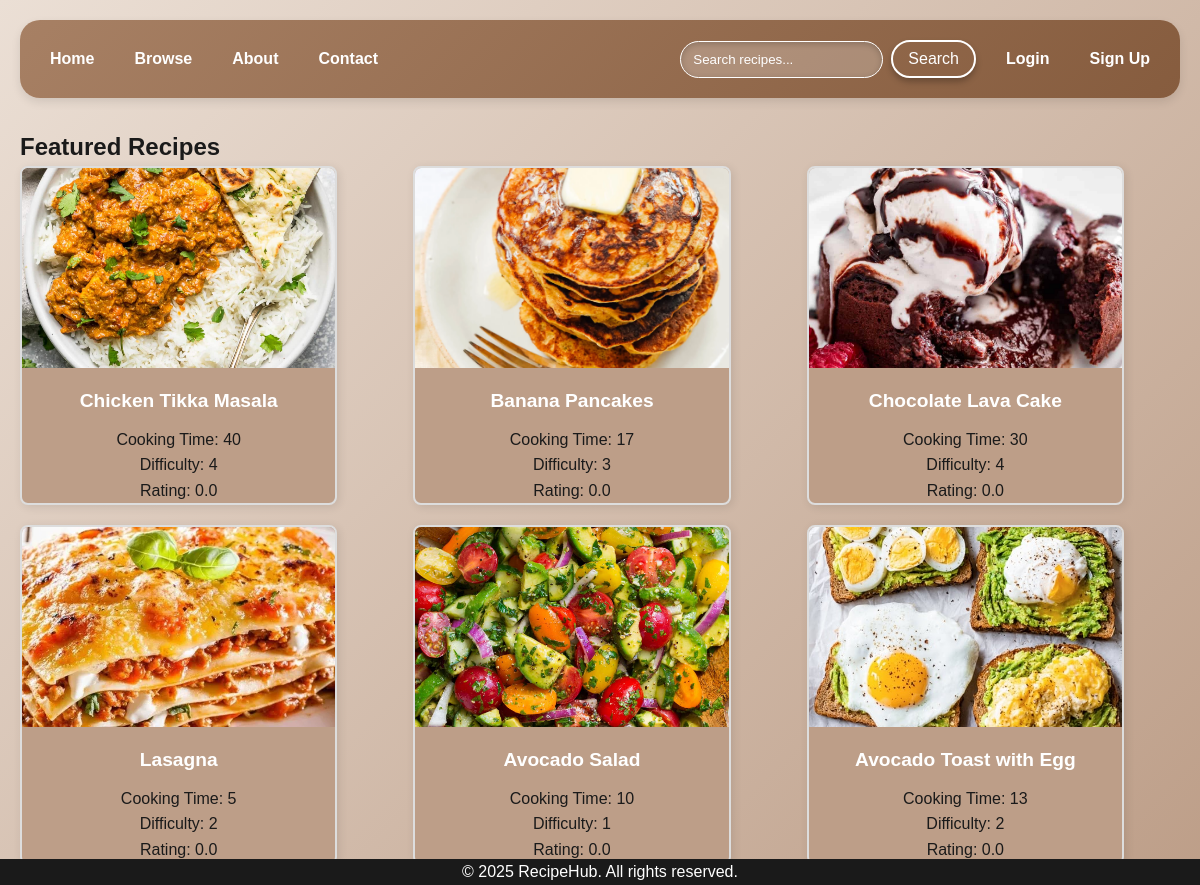
The page / on the database its author committed.
### website/models.py (models this page shows)
class Recipe(db.Model):
    __tablename__ = 'recipes'
    id = db.Column(db.String(36), primary_key=True, default=lambda: str(uuid.uuid4()))
    user_id = db.Column(db.String(36), db.ForeignKey('users.id'))
    title = db.Column(db.String(150), nullable=False)
    image = db.Column(db.String(250))
    cooking_time = db.Column(db.String(150))
    difficulty = db.Column(db.Integer)
    rating = db.Column(db.Float)
    instructions = db.Column(db.Text)
    created = db.Column(db.DateTime, default=datetime.datetime.utcnow)
    user = db.relationship('User', back_populates='recipes')
    tags = db.relationship('Tag', secondary=recipe_tags, back_populates='recipes')

### website/views.py (the view)
@views.route('/')
def home():
    all_recipes = Recipe.query.all()
    random_recipes = random.sample(all_recipes, min(len(all_recipes), 6))
    return render_template("home.html", recipes=random_recipes, session=session)

### website/templates/home.html
{% extends "index.html" %}
{% block styles %}
<link rel="stylesheet" type="text/css" href="{{ url_for('static', filename='css/home.css') }}">
{% endblock %}
{% block content %}
<div>
    <section id="featured">
        <h2>Featured Recipes</h2>
        <div class="recipes">
            {% if recipes %}
                {% for recipe in recipes %}
                    <div class="recipe-card">
                        <a href="{{ url_for('views.recipe_detail', recipe_id=recipe.id) }}">
                            <img src="{{ url_for('static', filename=recipe.image) }}" alt="{{ recipe.title }}">
                            <h3>{{ recipe.title }}</h3>
                        </a>
                        <p>Cooking Time: {{ recipe.cooking_time }}</p>
                        <p>Difficulty: {{ recipe.difficulty }}</p>
                        <p>Rating: {{ recipe.rating }}</p>
                    </div>
                {% endfor %}
            {% else %}
                <p>No recipes available.</p>
            {% endif %}
        </div>
    </section>
</div>
{% endblock %}

### website/static/css/index.css (style rules this page uses)
:root { --primary-color: #ff6b6b; --secondary-color: #1a1a1a; --accent-color: #f7f7f7; --bg-gradient: linear-gradient(135deg, #a78064 0%, #865c3e 100%); --bg-gradient2: linear-gradient(135deg, #ebdfd5 0%, #bd9e88 100%); --bg-color: #e4cebc; --font-family: 'Montserrat', sans-serif; --transition-speed: 0.3s; --border-radius: 20px; --box-background:rgba(255, 255, 255, 0.25); --text-box-background:rgba(255, 255, 255, 0.75); --text-color-main: white; --text-color-second: grey; }
* { margin: 0; padding: 0; box-sizing: border-box; }
html { background: var(--bg-gradient2); background-size: cover; background-attachment: fixed; height: auto; }
body { font-family: var(--font-family); color: var(--secondary-color); line-height: 1.6; padding: 20px; overflow-y: auto; }

### website/static/css/home.css (style rules this page uses)
.recipes { display: grid; grid-template-columns: repeat(3, 1fr); gap: 20px; justify-content: center; }
.recipe-card { width: 85%; border: 2px solid #ddd; border-radius: 8px; overflow: hidden; box-shadow: 2px 2px 10px rgba(0,0,0,0.1); text-align: center; background-color: #bd9e88 ; }
.recipe-card img { width: 100%; height: 200px; object-fit: cover; }
.recipe-card h3 { font-size: 1.2em; margin: 10px 0; }
.recipes a { color: white; }
a { text-decoration: none; }

### rows shown on the page
Recipe: image (picture), title "Chicken Tikka Masala", cooking_time "40", difficulty "4", rating "0.0"
Recipe: image (picture), title "Banana Pancakes", cooking_time "17", difficulty "3", rating "0.0"
Recipe: image (picture), title "Chocolate Lava Cake", cooking_time "30", difficulty "4", rating "0.0"
Recipe: image (picture), title "Lasagna", cooking_time "5", difficulty "2", rating "0.0"
Recipe: image (picture), title "Avocado Salad", cooking_time "10", difficulty "1", rating "0.0"
Recipe: image (picture), title "Avocado Toast with Egg", cooking_time "13", difficulty "2", rating "0.0"
